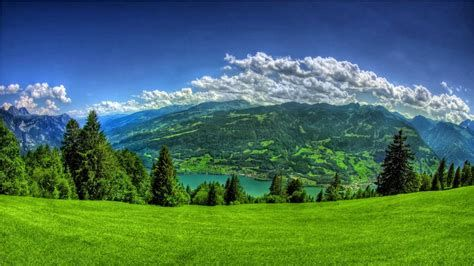
#> input picture Pengolahan Citra Dasar/Gambar.jpg, 474 x 266 px, found by its file name
$ python 4.XOR.py
#> lines starting #> are read from the running program, lines starting #| are printed output that depends on the picture
import cv2 as cv

citra = cv.imread("D:/ideapadGAMING/Download/Gambar.jpg")
#> citra is the input picture: shape (266, 474, 3); mean B, G, R 92.2, 112.5, 72.6
citra2 = cv.imread("D:/ideapadGAMING/Download/Gambar2.jpg")
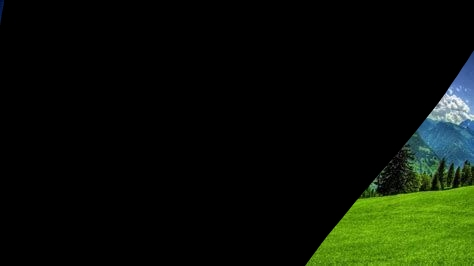
#> input picture Pengolahan Citra Dasar/Gambar2.jpg, 474 x 266 px, found by its file name
#> citra2 is the input picture: shape (266, 474, 3); mean B, G, R 7.1, 18.1, 11.5

citraXOR =  cv.bitwise_xor(citra, citra2)
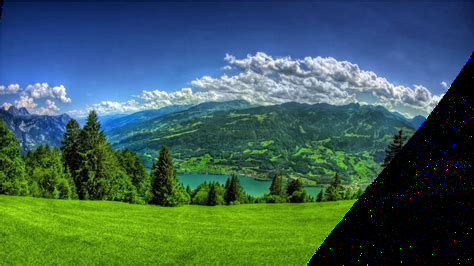
#> citraXOR: shape (266, 474, 3); mean B, G, R 86, 95, 61.4

cv.imshow('Citra Asli 1', citra)
cv.imshow('Citra Asli 2', citra2)
cv.imshow('Citra XOR', citraXOR)
cv.waitKey(0)
